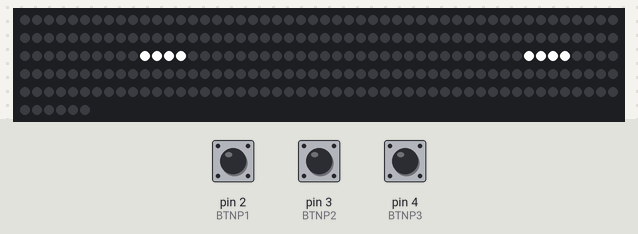
Recording of a sketch running on a simulated Arduino Uno, built with avr-gcc and run on an emulated ATmega328P. Parts: 256 RGB LEDs in strip order, left to right, continuing on the next row. The test bench sets the inputs (shaded band); at power-on: pin 2 (BTNP1) LOW, pin 4 (BTNP3) LOW, pin 3 (BTNP2) LOW.

Above: at 5.1 s.
5.2 s: pin 2 (BTNP1) pulled HIGH for 0.15 s
At 6.87 s:
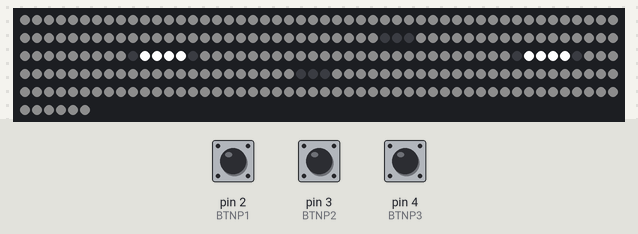
7.1 s: pin 4 (BTNP3) pulled HIGH for 0.15 s
At 7.18 s:
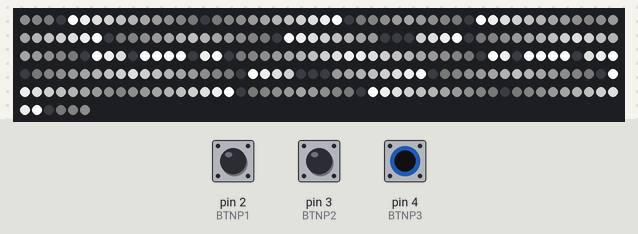
8.7 s: pin 3 (BTNP2) pulled HIGH for 0.15 s
At 9.3 s:
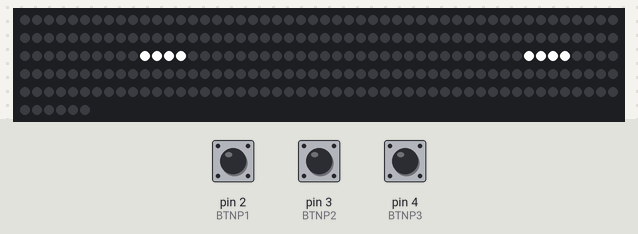
11.8 s: pin 2 (BTNP1) pulled HIGH for 1 s
At 15.49 s:
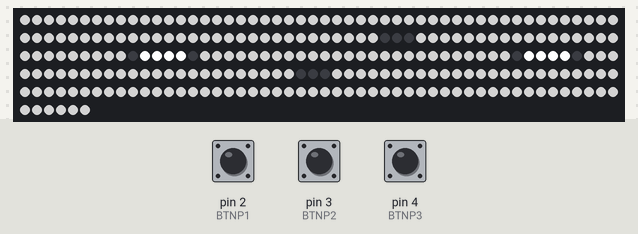
15.6 s: pin 3 (BTNP2) pulled HIGH for 1 s
At 16.9 s:
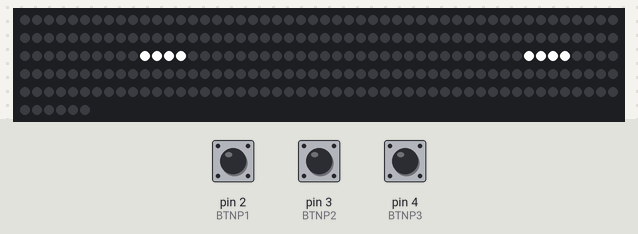
19.6 s: pin 4 (BTNP3) pulled HIGH for 1 s
At 19.97 s:
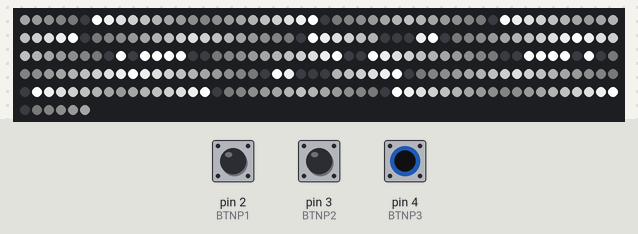

Measured:
- after the input at 5.2 s, the LEDs: first change after 0.49 s (image 1 shows a later state)

The sketch:

LEDMatrix.ino
```cpp
#include <Adafruit_NeoPixel.h>

#define LED_PIN 6 //LED 연결핀
#define LED_COUNT 256
#define BTNP1 2 //버튼1 연결핀
#define BTNP2 3 //버튼2 연결핀
#define BTNP3 4 //버튼3 연결핀

Adafruit_NeoPixel strip(LED_COUNT, LED_PIN, NEO_GRB + NEO_KHZ800);
int rainbow[12][3] = {{24,24,24},{45,45,45},{66,66,66},{87,87,87},{108,108,108},{129,129,129},{150,150,150},{171,171,171},{192,192,192},{213,213,213},{234,234,234},{255,255,255}};
int rainbow_c[12][3] = {{255,0,0},{255,127,0},{255,255,0},{127,255,0},{0,255,0},{0,255,127},{0,255,255},{0,127,255},{0,0,255},{127,0,255},{255,0,255},{255,0,127}};
const uint8_t gamma8[] = {
    0,  0,  0,  0,  0,  0,  0,  0,  0,  0,  0,  0,  0,  0,  0,  0,
    0,  0,  0,  0,  0,  0,  0,  0,  0,  0,  0,  0,  1,  1,  1,  1,
    1,  1,  1,  1,  1,  1,  1,  1,  1,  2,  2,  2,  2,  2,  2,  2,
    2,  3,  3,  3,  3,  3,  3,  3,  4,  4,  4,  4,  4,  5,  5,  5,
    5,  6,  6,  6,  6,  7,  7,  7,  7,  8,  8,  8,  9,  9,  9, 10,
   10, 10, 11, 11, 11, 12, 12, 13, 13, 13, 14, 14, 15, 15, 16, 16,
   17, 17, 18, 18, 19, 19, 20, 20, 21, 21, 22, 22, 23, 24, 24, 25,
   25, 26, 27, 27, 28, 29, 29, 30, 31, 32, 32, 33, 34, 35, 35, 36,
   37, 38, 39, 39, 40, 41, 42, 43, 44, 45, 46, 47, 48, 49, 50, 50,
   51, 52, 54, 55, 56, 57, 58, 59, 60, 61, 62, 63, 64, 66, 67, 68,
   69, 70, 72, 73, 74, 75, 77, 78, 79, 81, 82, 83, 85, 86, 87, 89,
   90, 92, 93, 95, 96, 98, 99,101,102,104,105,107,109,110,112,114,
  115,117,119,120,122,124,126,127,129,131,133,135,137,138,140,142,
  144,146,148,150,152,154,156,158,160,162,164,167,169,171,173,175,
  177,180,182,184,186,189,191,193,196,198,200,203,205,208,210,213,
  215,218,220,223,225,228,231,233,236,239,241,244,247,249,252,255 };


int pinmap[16][16];
int prevrun = 0;
int running = 0;
int bright=0;
int bstep =0;

unsigned long nextrun=0;

void setup() {
  strip.begin();
  strip.show();

  pinMode(BTNP1,INPUT);
  pinMode(BTNP2,INPUT);
  pinMode(BTNP3,INPUT);

  int cnt=0;
  for(int i=0;i<16;i++) {
    for(int j=15;j>=0;j--) {
      pinmap[i][j] = cnt++;
    }
    i++;
    for(int j=0;j<16;j++) {
      pinmap[i][j] = cnt++;
    }
  }

  start();
}

void clear() {
  for(int i=0;i<16;i++) {
    for(int j=0;j<16;j++) {
      if(pinmap[i][j]==-1) continue;
      strip.setPixelColor(pinmap[i][j], 0, 0, 0);
    }
  }
  strip.show();
  delay(10);
}

void start() {
  for(int i=0;i<256;i++) {
    for(int j=6;j<10;j++) {
      for(int k=0;k<2;k++) {
        strip.setPixelColor(pinmap[j][k], i, i, i);
      }
    }
    strip.show();
    delay(5); // 시작 시 LED 켜지는 속도 조절
  }
  for(int j=5;j<11;j++) {
    for(int k=0;k<3;k++) {
      pinmap[j][k] = -1;
    }
  }
}

void BTN1() {
  int temp;
  if(prevrun!=running) {
    prevrun = running;
    bright = 0;
    bstep = 0;
  }
  switch (bstep) {
    case 0 : case 1 :
      bright++;
      if(bright>511)  {
        bstep++;
        bright=0;
        temp = 0;
      }
      else if(bright>255) temp = gamma8[511 - bright];
      else temp = gamma8[bright];
      delay(4); // 버튼 1의 1,2 번째 밝기 조절속도 조절
      break;
    case 2 :
      bright++;
      if(bright>511) {
        bstep=0;
        bright=0;
        temp = 0;
      }
      else if(bright>255) temp = gamma8[511 - bright];
      else temp = gamma8[bright];
      delay(10); // 버튼 1의 3 번째 밝기 조절속도 조절
      break;
  }
  for(int i=0;i<16;i++) {
    for(int j=0;j<16;j++) {
      if(pinmap[i][j]==-1) continue;
      strip.setPixelColor(pinmap[i][j], temp, temp, temp);
    }
  }
  strip.show();
}

void BTN2() {
  if(prevrun!=running) {
    clear();
    prevrun = running;
    nextrun = millis() + 2000;
    bstep=0;
  }
  if(nextrun > millis()) {
    delay(100);
    return;
  }
  for(int i=0;i<16;i++) {
    for(int j=0;j<16;j++) {
      if(pinmap[j][bstep]==-1) continue;
      uint8_t b = gamma8[i*16];
      strip.setPixelColor(pinmap[j][bstep], b, b, b);
    }
    strip.show();
    delay(25);
  }
  bstep++;
  if(bstep==16) {
    delay(2000);
    bstep=0;
    nextrun = millis() + 2000;
    clear();
  }
}

void BTN3() {

  if(prevrun!=running) {
    prevrun = running;
  }

  for(int i=0;i<8;i++) {
    for(int j=0;j<16;j++) {
      if(pinmap[i][j]==-1) continue;
      int b = gamma8[rainbow[((j%12)+i)%12][0]];
      strip.setPixelColor(pinmap[i][j], b,b,b);
    }
  }
  for(int i=0;i<8;i++) {
    for(int j=0;j<16;j++) {
      if(pinmap[i+8][j]==-1) continue;
      int b = gamma8[rainbow[((j%12)+(7-i))%12][0]];
      strip.setPixelColor(pinmap[i+8][j],b,b,b);
    }
  }
  strip.show();
  int f[3];
  f[0] = rainbow[0][0];
  f[1] = rainbow[0][1];
  f[2] = rainbow[0][2];
  for(int i=0;i<11;i++) {
    rainbow[i][0] = rainbow[i+1][0];
    rainbow[i][1] = rainbow[i+1][1];
    rainbow[i][2] = rainbow[i+1][2];
  }
  rainbow[11][0] = f[0];
  rainbow[11][1] = f[1];
  rainbow[11][2] = f[2];

  delay(100);//버튼 3의 동작 딜레이 조절
}

void loop() {
  if(digitalRead(BTNP1)==HIGH) {
    running = 1;
  }
  else if(digitalRead(BTNP2)==HIGH) {
    running = 2;
  }
  else if(digitalRead(BTNP3)==HIGH) {
    running = 3;
  }

  switch (running) {
    case 0 :
      break;
    case 1 :
      BTN1();
      break;
    case 2 :
      BTN2();
      break;
    case 3 :
      BTN3();
      break;
  }

}
```
